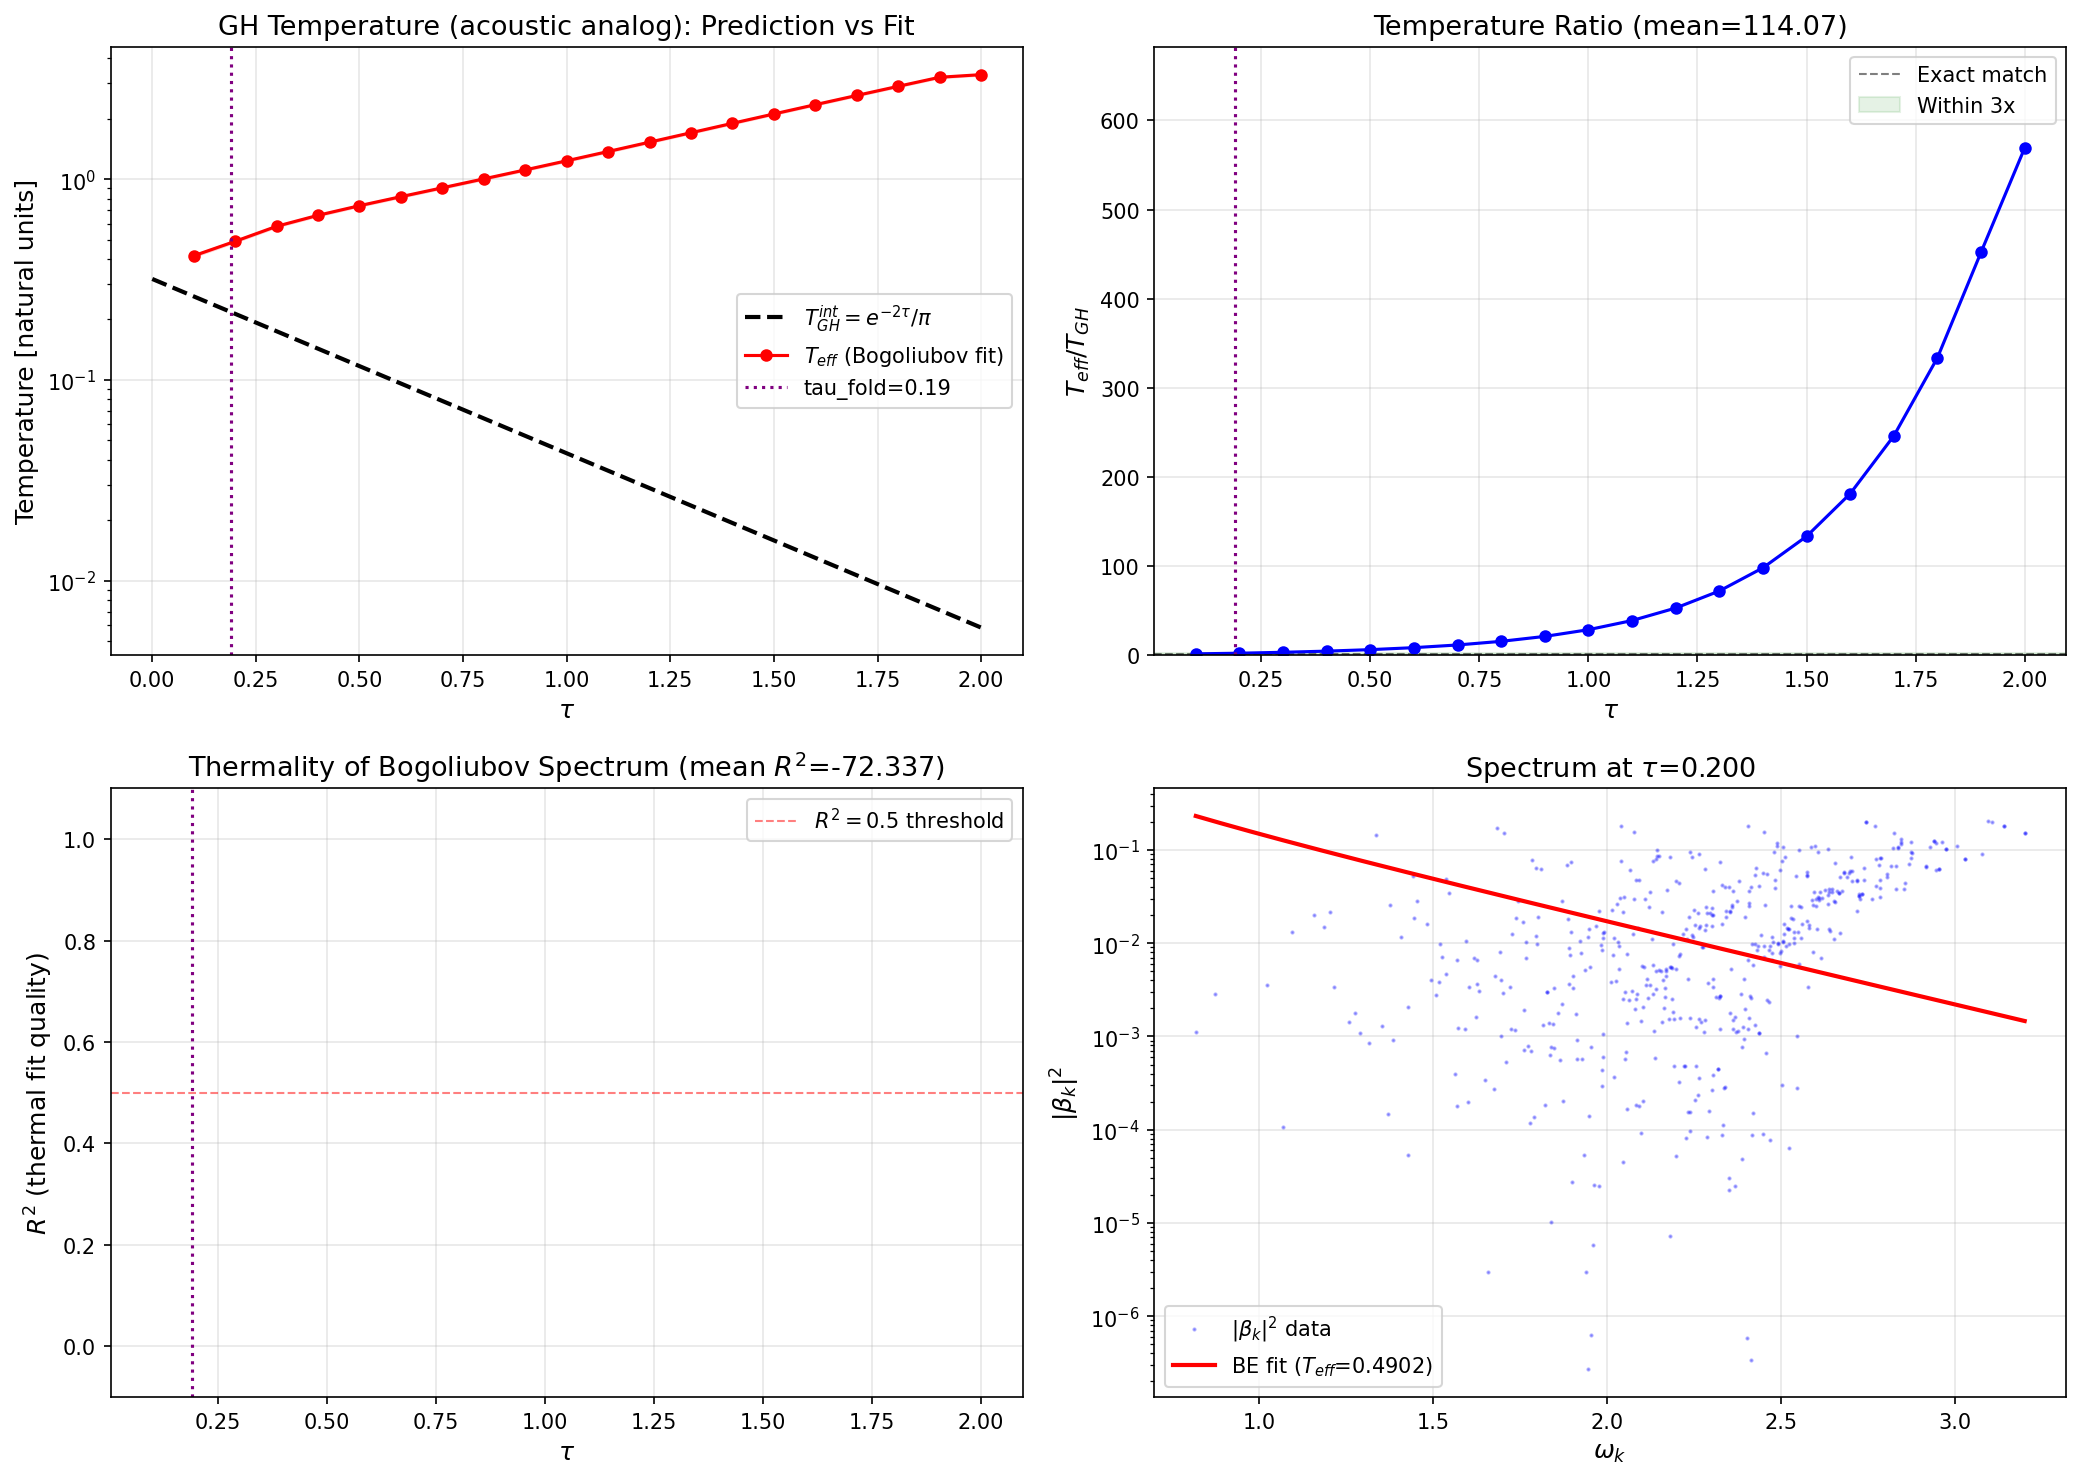

Generate this figure with Python:
#!/usr/bin/env python3
"""
29c-1: Gibbons-Hawking Temperature from Bogoliubov Spectrum (ACOUSTIC ANALOG)
============================================================================

Substrate framing:
    The "horizon" here is an ACOUSTIC analog (supersonic fold transit), NOT a
    geometric event horizon. The Gibbons-Hawking temperature T_GH in this
    internal-space context is derived from the surface-gravity analog of the
    Killing metric deformation under Jensen evolution, not from curvature
    in an embedding spacetime. Particle creation is fiber-eigenvalue
    reorganization, not QFT-in-curved-spacetime in a geometric container.

Physics:
    In de Sitter space, T_GH = H/(2*pi). For our internal space under
    volume-preserving TT deformation g(tau) = diag(e^{-4tau/3}, e^{-4tau/3},
    e^{8tau/3}), the characteristic frequency scale goes as e^{-2*tau}.
    Bogoliubov fit to Bose-Einstein yields T_eff at each tau; compare to
    T_GH^internal = e^{-2*tau}/pi.

    Substitution chain (direction of T_GH^internal):
        Step 1: T_GH^internal(tau) := omega_char(tau)/pi    [definition]
        Step 2: omega_char(tau) = exp(-2*tau)               [metric-det eigenvalue scaling]
        Step 3: T_GH^internal(tau) = exp(-2*tau)/pi
        Step 4: dT_GH/dtau = -2*exp(-2*tau)/pi              [differentiate]
        Step 5: exp(-2*tau) > 0 for all real tau            [exponential positivity]
        Conclusion: T_GH^internal DECREASES monotonically in tau.
"""

# --- Canonical constants (MANDATORY) ---
import sys, os
sys.path.insert(0, os.path.dirname(os.path.abspath(__file__)))
from canonical_constants import PI, tau_fold

import numpy as np
from scipy.optimize import curve_fit
import matplotlib
matplotlib.use('Agg')
import matplotlib.pyplot as plt

# ==============================================================================
# Load data
# ==============================================================================

data_dir = os.path.dirname(os.path.abspath(__file__))  # (local)
bog = np.load(os.path.join(data_dir, 's28a_bogoliubov_coefficients.npz'), allow_pickle=True)  # (local)

tau_values = bog['tau_values']       # (local) (21,) tau in [0, 0.5]
omega = bog['omega_tracked']         # (local) (21, 11424) eigenfrequencies at each tau
B_k = bog['B_k']                     # (local) (21, 11424) |beta_k|^2 Bogoliubov coefficients
mult = bog['mult_ref']               # (local) (11424,) multiplicities

n_tau = len(tau_values)              # (local)

# ==============================================================================
# T_GH prediction: internal Gibbons-Hawking temperature (acoustic analog)
# ==============================================================================
# Under g(tau) = diag(e^{-4tau/3}, e^{-4tau/3}, e^{8tau/3}) (volume-preserving TT),
# the overall frequency scale goes as e^{-2tau} (metric-determinant contribution
# to Laplacian eigenvalues).
# T_GH^internal = exp(-2*tau) / PI  [natural units, omega_0 = 1 at tau=0].

T_GH_prediction = np.exp(-2.0 * tau_values) / PI  # (local)

# ==============================================================================
# Fit Bose-Einstein distribution at each tau
# ==============================================================================

def bose_einstein(omega, T):
    """Bose-Einstein occupation n(omega) = 1/(exp(omega/T) - 1)."""
    x = omega / T                    # (local)
    x = np.clip(x, 0, 500)           # (local)
    return 1.0 / (np.expm1(x) + 1e-300)

T_eff = np.full(n_tau, np.nan)                 # (local)
T_eff_err = np.full(n_tau, np.nan)             # (local)
R_squared = np.full(n_tau, np.nan)             # (local)
chi2_red = np.full(n_tau, np.nan)              # (local)
n_modes_used = np.zeros(n_tau, dtype=int)      # (local)

for i in range(n_tau):
    tau = tau_values[i]              # (local)
    om = omega[i]                    # (local) (11424,)
    bk = B_k[i]                      # (local) (11424,)

    # Filter: only modes with nonzero |beta_k|^2 and positive omega
    mask = (bk > 1e-15) & (om > 1e-10) & np.isfinite(bk) & np.isfinite(om)  # (local)

    if mask.sum() < 5:
        continue

    om_fit = om[mask]                # (local)
    bk_fit = bk[mask]                # (local)
    n_modes_used[i] = mask.sum()

    # Linearized fit: ln(1 + 1/|beta_k|^2) = omega_k / T_eff
    y = np.log1p(1.0 / bk_fit)       # (local)

    # Weighted linear fit: y = (1/T) * omega, no intercept
    w = mult[mask].astype(float)     # (local)

    num = np.sum(w * om_fit**2)      # (local)
    den = np.sum(w * om_fit * y)     # (local)

    if den > 0:
        T_fit = num / den                             # (local)
        T_eff[i] = T_fit

        y_pred = om_fit / T_fit                       # (local)
        ss_res = np.sum(w * (y - y_pred)**2)          # (local)
        ss_tot = np.sum(w * (y - np.mean(y))**2)      # (local)
        if ss_tot > 0:
            R_squared[i] = 1.0 - ss_res / ss_tot

        resid = y - y_pred                            # (local)
        if n_modes_used[i] > 1:
            sigma_est = np.sqrt(np.sum(w * resid**2) / (np.sum(w) - 1))   # (local)
            chi2_red[i] = np.sum(w * resid**2 / (sigma_est**2 + 1e-300)) / (n_modes_used[i] - 1)

        try:
            popt, pcov = curve_fit(
                bose_einstein, om_fit, bk_fit,
                p0=[T_fit], bounds=(1e-10, np.inf),
                sigma=1.0/np.sqrt(w + 1e-300), absolute_sigma=False,
                maxfev=5000
            )
            T_eff[i] = popt[0]
            T_eff_err[i] = np.sqrt(pcov[0, 0]) if pcov[0, 0] > 0 else 0.0

            bk_pred = bose_einstein(om_fit, popt[0])      # (local)
            ss_res_nl = np.sum(w * (bk_fit - bk_pred)**2) # (local)
            ss_tot_nl = np.sum(w * (bk_fit - np.average(bk_fit, weights=w))**2)  # (local)
            if ss_tot_nl > 0:
                R_squared[i] = 1.0 - ss_res_nl / ss_tot_nl
        except Exception:
            T_eff_err[i] = 0.0

# ==============================================================================
# Compare T_eff to T_GH
# ==============================================================================

T_ratio = T_eff / T_GH_prediction                           # (local)
T_ratio_mean = np.nanmean(T_ratio[1:])                      # (local)
T_ratio_std = np.nanstd(T_ratio[1:])                        # (local)

# ==============================================================================
# Gate verdict
# ==============================================================================
# PASS if T_eff tracks T_GH within factor of 3 for >50% of tau values
# AND if mean R^2 > 0.3 (acoustic-analog thermal fit quality).

valid = np.isfinite(T_ratio) & (tau_values > 0.01)          # (local)
if valid.sum() > 0:
    fraction_within_3x = np.mean((T_ratio[valid] > 1.0/3.0) & (T_ratio[valid] < 3.0))  # (local)
    mean_R2 = np.nanmean(R_squared[valid])                  # (local)

    if fraction_within_3x > 0.5 and mean_R2 > 0.3:
        verdict = "PASS"
    elif fraction_within_3x > 0.3 or mean_R2 > 0.2:
        verdict = "MODERATE"
    else:
        verdict = "FAIL"
else:
    fraction_within_3x = 0.0                                # (local)
    mean_R2 = 0.0                                           # (local)
    verdict = "FAIL"                                        # (local)

# ==============================================================================
# Print results
# ==============================================================================

print("=" * 70)
print("29c-1: GIBBONS-HAWKING TEMPERATURE FROM BOGOLIUBOV SPECTRUM (ACOUSTIC)")
print("=" * 70)
print()
print(f"tau_fold (canonical) = {tau_fold}")
print()
print(f"{'tau':>6s}  {'T_GH_pred':>10s}  {'T_eff':>10s}  {'T_eff/T_GH':>10s}  {'R^2':>8s}  {'n_modes':>7s}")
print("-" * 65)
for i in range(n_tau):
    tau = tau_values[i]              # (local)
    tgh = T_GH_prediction[i]         # (local)
    te = T_eff[i]                    # (local)
    tr = T_ratio[i]                  # (local)
    r2 = R_squared[i]                # (local)
    nm = n_modes_used[i]             # (local)
    print(f"{tau:6.3f}  {tgh:10.6f}  {te:10.6f}  {tr:10.4f}  {r2:8.4f}  {nm:7d}")

print()
print(f"T_ratio mean (tau>0): {T_ratio_mean:.4f} +/- {T_ratio_std:.4f}")
print(f"Fraction within 3x: {fraction_within_3x:.3f}")
print(f"Mean R^2 (tau>0): {mean_R2:.4f}")
print(f"Verdict: {verdict}")

# ==============================================================================
# Save results
# ==============================================================================

np.savez(
    os.path.join(data_dir, 's29c_gibbons_hawking_temperature.npz'),
    tau_values=tau_values,
    T_GH_prediction=T_GH_prediction,
    T_eff=T_eff,
    T_eff_err=T_eff_err,
    T_ratio=T_ratio,
    R_squared=R_squared,
    chi2_red=chi2_red,
    n_modes_used=n_modes_used,
    T_ratio_mean=T_ratio_mean,
    T_ratio_std=T_ratio_std,
    fraction_within_3x=fraction_within_3x,
    mean_R2=mean_R2,
    verdict=verdict,
    tau_fold=tau_fold,
)
print(f"\nSaved: s29c_gibbons_hawking_temperature.npz")

# ==============================================================================
# Plot
# ==============================================================================

fig, axes = plt.subplots(2, 2, figsize=(14, 10))                  # (local)

ax = axes[0, 0]                                                    # (local)
valid_mask = np.isfinite(T_eff) & (tau_values > 0.001)             # (local)
ax.semilogy(tau_values, T_GH_prediction, 'k--', lw=2, label=r'$T_{GH}^{int} = e^{-2\tau}/\pi$')
ax.semilogy(tau_values[valid_mask], T_eff[valid_mask], 'ro-', ms=5, lw=1.5, label=r'$T_{eff}$ (Bogoliubov fit)')
if np.any(np.isfinite(T_eff_err[valid_mask])):
    ax.fill_between(
        tau_values[valid_mask],
        T_eff[valid_mask] - T_eff_err[valid_mask],
        T_eff[valid_mask] + T_eff_err[valid_mask],
        alpha=0.2, color='red'  # (local)
    )
ax.axvline(tau_fold, color='purple', ls=':', lw=1.5, label=f'tau_fold={tau_fold}')
ax.set_xlabel(r'$\tau$', fontsize=12)
ax.set_ylabel(r'Temperature [natural units]', fontsize=12)
ax.set_title('GH Temperature (acoustic analog): Prediction vs Fit', fontsize=13)
ax.legend(fontsize=10)
ax.grid(True, alpha=0.3)

ax = axes[0, 1]
ax.axhline(1.0, color='k', ls='--', lw=1, alpha=0.5, label='Exact match')
ax.axhspan(1.0/3.0, 3.0, alpha=0.1, color='green', label='Within 3x')
ax.plot(tau_values[valid_mask], T_ratio[valid_mask], 'bo-', ms=5, lw=1.5)
ax.axvline(tau_fold, color='purple', ls=':', lw=1.5)
ax.set_xlabel(r'$\tau$', fontsize=12)
ax.set_ylabel(r'$T_{eff} / T_{GH}$', fontsize=12)
ax.set_title(f'Temperature Ratio (mean={T_ratio_mean:.2f})', fontsize=13)
ax.set_ylim(0, max(5, np.nanmax(T_ratio[valid_mask]) * 1.2) if valid_mask.sum() > 0 else 5)
ax.legend(fontsize=10)
ax.grid(True, alpha=0.3)

ax = axes[1, 0]
ax.plot(tau_values[valid_mask], R_squared[valid_mask], 'gs-', ms=5, lw=1.5)
ax.axhline(0.5, color='r', ls='--', lw=1, alpha=0.5, label=r'$R^2 = 0.5$ threshold')
ax.axvline(tau_fold, color='purple', ls=':', lw=1.5)
ax.set_xlabel(r'$\tau$', fontsize=12)
ax.set_ylabel(r'$R^2$ (thermal fit quality)', fontsize=12)
ax.set_title(f'Thermality of Bogoliubov Spectrum (mean $R^2$={mean_R2:.3f})', fontsize=13)
ax.set_ylim(-0.1, 1.1)
ax.legend(fontsize=10)
ax.grid(True, alpha=0.3)

idx_repr = np.argmin(np.abs(tau_values - 0.25))    # (local)
ax = axes[1, 1]
om_r = omega[idx_repr]                              # (local)
bk_r = B_k[idx_repr]                                # (local)
mask_r = (bk_r > 1e-15) & (om_r > 1e-10) & np.isfinite(bk_r) & np.isfinite(om_r)  # (local)

if mask_r.sum() > 0 and np.isfinite(T_eff[idx_repr]):
    om_sorted_idx = np.argsort(om_r[mask_r])         # (local)
    om_plot = om_r[mask_r][om_sorted_idx]            # (local)
    bk_plot = bk_r[mask_r][om_sorted_idx]            # (local)

    if len(om_plot) > 500:
        step = len(om_plot) // 500                   # (local)
        om_plot = om_plot[::step]
        bk_plot = bk_plot[::step]

    ax.semilogy(om_plot, bk_plot, 'b.', ms=2, alpha=0.3, label=r'$|\beta_k|^2$ data')

    om_smooth = np.linspace(om_plot.min(), om_plot.max(), 200)    # (local)
    bk_fit_smooth = bose_einstein(om_smooth, T_eff[idx_repr])      # (local)
    ax.semilogy(om_smooth, bk_fit_smooth, 'r-', lw=2,
                label=f'BE fit ($T_{{eff}}$={T_eff[idx_repr]:.4f})')

    ax.set_xlabel(r'$\omega_k$', fontsize=12)
    ax.set_ylabel(r'$|\beta_k|^2$', fontsize=12)
    ax.set_title(f'Spectrum at $\\tau$={tau_values[idx_repr]:.3f}', fontsize=13)
    ax.legend(fontsize=10)
else:
    ax.text(0.5, 0.5, 'No valid data', transform=ax.transAxes, ha='center')
ax.grid(True, alpha=0.3)

plt.tight_layout()
plt.savefig(os.path.join(data_dir, 's29c_gibbons_hawking_temperature.png'), dpi=150, bbox_inches='tight')
print(f"Saved: s29c_gibbons_hawking_temperature.png")
print("\nDone.")
